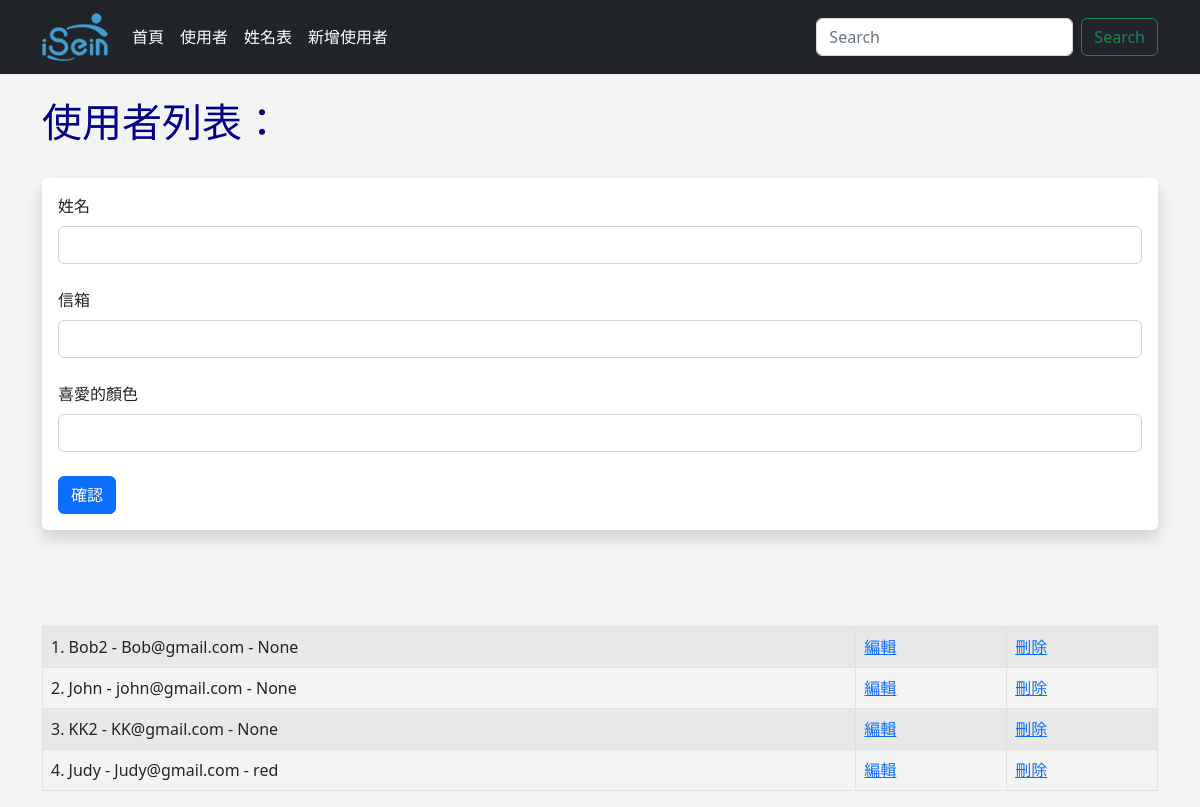
The page /user/add on the database as committed earlier.
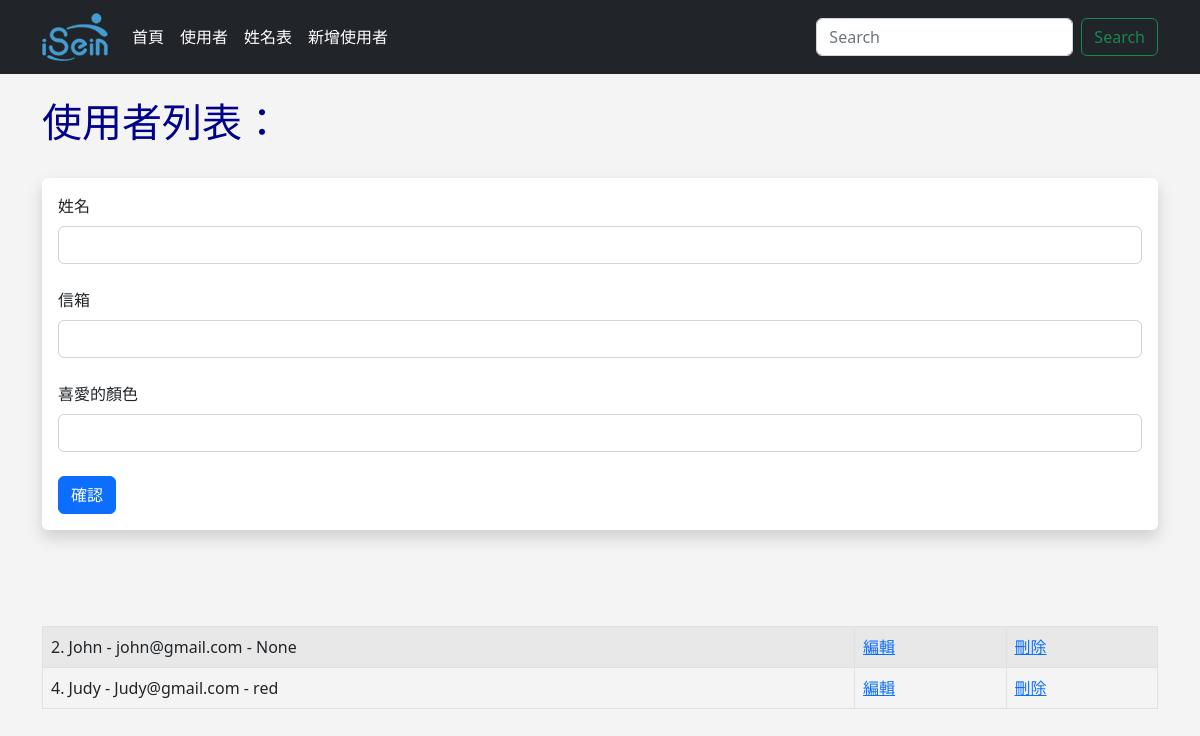
The same page on the database as committed later.
### app.py (models this page shows, shortened)
class Users(db.Model):
    id = db.Column(db.Integer, primary_key=True)
    name = db.Column(db.String(200), nullable=False)
    email = db.Column(db.String(200), nullable=False, unique=True)
    favorite_color = db.Column(db.String(120))
    date_added = db.Column(db.DateTime, default=datetime.utcnow)

### app.py (the view, shortened to what this page needs)
@app.route('/user/add', methods=['GET', 'POST'])
def add_user():
    name = None
    form = UserForm()
    our_users = Users.query.order_by(Users.date_added)
    return render_template("add_user.html",
        form=form,
        name=name,
        our_users=our_users
        )

### app.py
class UserForm(FlaskForm):
    name = StringField("姓名", validators=[DataRequired()])
    email = StringField("信箱", validators=[DataRequired()])
    favorite_color = StringField("喜愛的顏色")
    submit = SubmitField("確認")

### templates/add_user.html (shortened to what this page needs)
{% extends 'base.html' %}
{% block content %}
    {% if name %}
        <h1>Hello {{ name }}</h1>
        <br/><br/>
    {% else %}
        <h1>使用者列表：</h1>
        <br/>
        <div class="shadow p-3 mb-5 bg-body rounded">
            <form method="POST">
                {{ form.name.label(class="form-label") }}
                {{ form.name(class="form-control") }}
                <br/>
                {{ form.email.label(class="form-label") }}
                {{ form.email(class="form-control") }}
                <br/>
                {{ form.favorite_color.label(class="form-label") }}
                {{ form.favorite_color(class="form-control") }}
                <br/>
                {{ form.submit(class="btn btn-primary") }}
            </form>
        </div>
        <br/><br/>
    {% endif %}
    <table class="table table-hover table-bordered table-striped">
        {% for our_user in our_users %}
            <tr>
                <td>{{ our_user.id }}. {{ our_user.name }} - {{ our_user.email }} - {{ our_user.favorite_color }}</td>
                <td><a href="{{ url_for('update', id=our_user.id) }}">編輯</a></td>
                <td><a href="{{ url_for('delete', id=our_user.id) }}">刪除</a></td>
            </tr>
        {% endfor %}
    </table>
{% endblock %}

### templates/base.html (shortened to what this page needs)
<!doctype html>
<html lang="en">
  <head>
    <link href="https://cdn.jsdelivr.net/npm/bootstrap@5.2.0/dist/css/bootstrap.min.css" rel="stylesheet">
    <link href="{{ url_for('static', filename='css/style.css') }}" rel="stylesheet">
  </head>
  <body>
    {% include 'navbar.html' %}
    <br/>
    <div class='container'>
      {% block content %}
      {% endblock %}
    </div>
  </body>
</html>

### templates/navbar.html (shortened to what this page needs)
<nav class="navbar navbar-expand-lg navbar-dark bg-dark">
    <div class="container">
      <a class="navbar-brand" href="{{ url_for('index') }}"><img src="static\images\16652396955207.png"></a>
      <div class="collapse navbar-collapse" id="navbarSupportedContent">
        <ul class="navbar-nav me-auto mb-2 mb-lg-0">
          <li class="nav-item">
            <a class="nav-link active" aria-current="page" href="{{ url_for('index') }}">首頁</a>
          </li>
          <li class="nav-item">
            <a class="nav-link active" aria-current="page" href="{{ url_for('user') }}">使用者</a>
          </li>
          <li class="nav-item">
            <a class="nav-link active" aria-current="page" href="{{ url_for('name') }}">姓名表</a>
          </li>
          <li class="nav-item">
            <a class="nav-link active" aria-current="page" href="{{ url_for('add_user') }}">新增使用者</a>
          </li>
        </ul>
        <form class="d-flex" role="search">
          <input class="form-control me-2" type="search" placeholder="Search" aria-label="Search">
          <button class="btn btn-outline-success" type="submit">Search</button>
        </form>
      </div>
    </div>
</nav>

### static/css/style.css (style rules this page uses)
h1 { color: darkblue; font-size:40px; }
body { background: #f4f4f4f0; }

Rows that differ between the two databases and show on the page:
removed Users: id "1", name "Bob2", email "Bob@gmail.com", favorite_color "None"
removed Users: id "3", name "KK2", email "KK@gmail.com", favorite_color "None"
